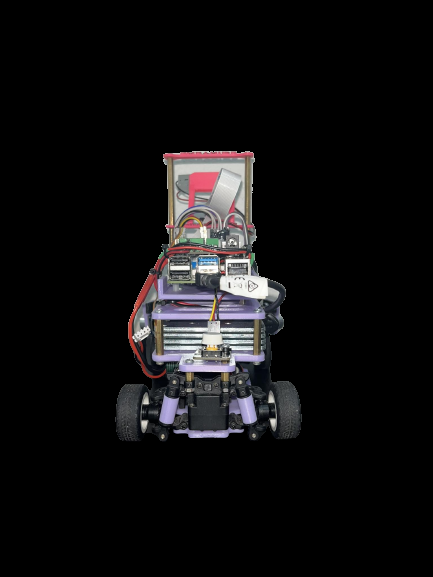
#> input picture Car-view/Back.png, 433 x 577 px, given in place of the camera
$ python HSV-MinMax.py
#> lines starting #> are read from the running program, lines starting #| are printed output that depends on the picture; after the words box and inside, x2 and y2 are one past the last pixel; in counts of white or black regions, pixels touching at a corner belong together
import cv2
import numpy as np

def nothing(x):
    pass

# Create a window
cv2.namedWindow('Color Detection')
cv2.resizeWindow('Color Detection', 600, 400)

# Create trackbars for color change
# Hue is from 0-179 for OpenCV
cv2.createTrackbar('HMin', 'Color Detection', 0, 179, nothing)
#> slider 'HMin' is set to 35
cv2.createTrackbar('SMin', 'Color Detection', 0, 255, nothing)
#> slider 'SMin' is set to 51
cv2.createTrackbar('VMin', 'Color Detection', 0, 255, nothing)
#> slider 'VMin' is set to 51
cv2.createTrackbar('HMax', 'Color Detection', 0, 179, nothing)
#> slider 'HMax' is set to 179
cv2.createTrackbar('SMax', 'Color Detection', 0, 255, nothing)
#> slider 'SMax' is set to 255
cv2.createTrackbar('VMax', 'Color Detection', 0, 255, nothing)
#> slider 'VMax' is set to 255

# Set default value for Max HSV trackbars
cv2.setTrackbarPos('HMax', 'Color Detection', 179)
cv2.setTrackbarPos('SMax', 'Color Detection', 255)
cv2.setTrackbarPos('VMax', 'Color Detection', 255)

# Initialize HSV min/max values
hMin = sMin = vMin = hMax = sMax = vMax = 0
phMin = psMin = pvMin = phMax = psMax = pvMax = 0

# Create a VideoCapture object to capture video from the camera (0 for the default camera)
cap = cv2.VideoCapture(0)

while(1):
    # Read the video frame
    ret, image = cap.read()
#> image is the input picture: shape (577, 433, 3); mean B, G, R 16.1, 15.4, 16.4

    # Resize the camera frame to a smaller size while maintaining the aspect ratio
    resized_cam_frame = cv2.resize(image, (400, 300))
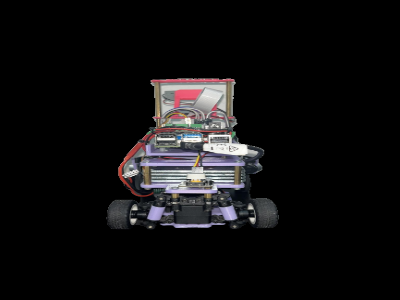
#> resized_cam_frame: shape (300, 400, 3); mean B, G, R 16.1, 15.4, 16.4

    # Get current positions of all trackbars
    hMin = cv2.getTrackbarPos('HMin', 'Color Detection')
    sMin = cv2.getTrackbarPos('SMin', 'Color Detection')
    vMin = cv2.getTrackbarPos('VMin', 'Color Detection')
    hMax = cv2.getTrackbarPos('HMax', 'Color Detection')
    sMax = cv2.getTrackbarPos('SMax', 'Color Detection')
    vMax = cv2.getTrackbarPos('VMax', 'Color Detection')

    # Set minimum and maximum HSV values to display
    lower = np.array([hMin, sMin, vMin])
    upper = np.array([hMax, sMax, vMax])

    # Convert to HSV format and color threshold
    hsv = cv2.cvtColor(resized_cam_frame, cv2.COLOR_BGR2HSV)
#> hsv: shape (300, 400, 3); mean H, S, V 13.2, 6.9, 17.6
    mask = cv2.inRange(hsv, lower, upper)
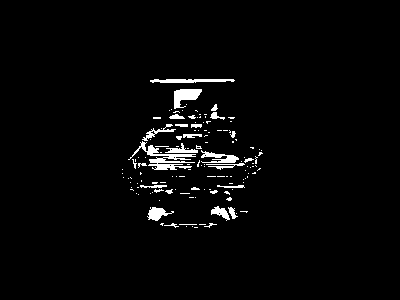
#> mask: shape (300, 400); 2.7% white; 138 white regions (110 under 20 px), largest, box (x1, y1, x2, y2) and area: (128, 141, 196, 170) 588, (174, 89, 202, 109) 331, (150, 79, 235, 83) 270
    result = cv2.bitwise_and(resized_cam_frame, resized_cam_frame, mask=mask)
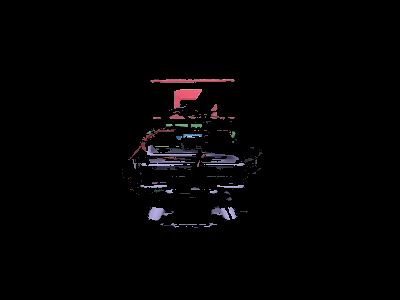
#> result: shape (300, 400, 3); mean B, G, R 3.4, 2.8, 3.5

    # Print if there is a change in HSV value
    if((phMin != hMin) | (psMin != sMin) | (pvMin != vMin) | (phMax != hMax) | (psMax != sMax) | (pvMax != vMax) ):
        print("(hMin = %d , sMin = %d, vMin = %d), (hMax = %d , sMax = %d, vMax = %d)" % (hMin , sMin , vMin, hMax, sMax , vMax))
        phMin = hMin
        psMin = sMin
        pvMin = vMin
        phMax = hMax
        psMax = sMax
        pvMax = vMax

    # Place the HSV trackbars on the left side of the window
    hsv_trackbars = np.zeros((300, 200, 3), dtype=np.uint8)
    cv2.putText(hsv_trackbars, 'HSV Trackbars', (10, 30), cv2.FONT_HERSHEY_SIMPLEX, 1, (255, 255, 255), 2)
    cv2.imshow('Color Detection', np.hstack((hsv_trackbars, resized_cam_frame)))
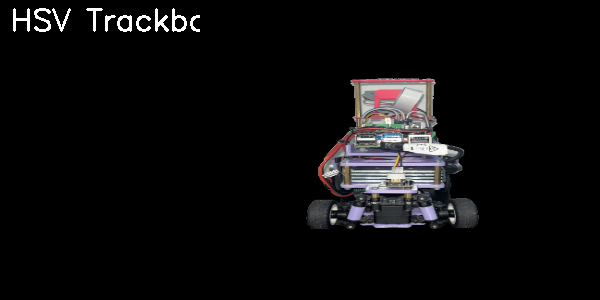
#> window 'Color Detection': shape (300, 600, 3); mean B, G, R 12.6, 12.1, 12.7

    # Place the color detection result (right side of the window)
    cv2.imshow('Result', result)

    # Break the loop when the 'q' key is pressed
    if cv2.waitKey(10) & 0xFF == ord('q'):
#> (key q is pressed here)
        break

# Release the VideoCapture object and close the window
cap.release()
cv2.destroyAllWindows()
